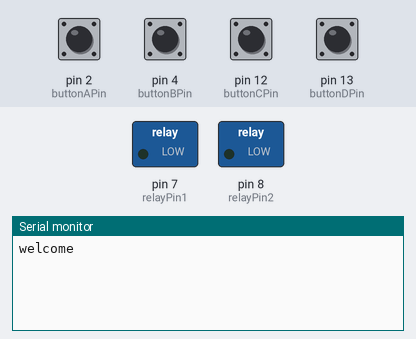
Recording of a sketch running on a simulated Arduino Uno, built with avr-gcc and run on an emulated ATmega328P. Shown: switched loads named in the sketch (green lamp = pin HIGH), the last lines printed to the serial monitor. Inputs (shaded band) come from the test bench; at power-on: pin 2 (buttonAPin), pin 4 (buttonBPin), pin 12 (buttonCPin), pin 13 (buttonDPin) HIGH. The local clock reads 2024-03-15 10:24:30 at power-on unless the sketch sets it.

Above: at 1.2 s.
1.3 s: pin 2 (buttonAPin) pulled LOW for 0.15 s
At 2.3 s:
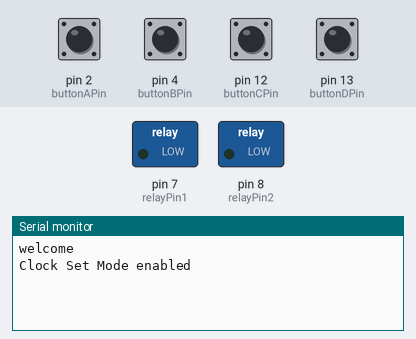
2.9 s: pin 4 (buttonBPin) pulled LOW for 0.15 s
At 3.5 s:
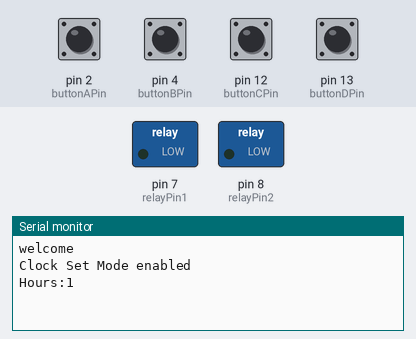
4.5 s: pin 12 (buttonCPin) pulled LOW for 0.15 s
At 5.7 s:
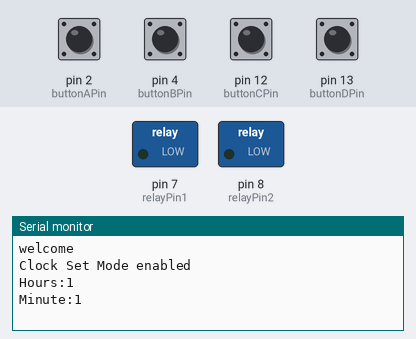
6.1 s: pin 13 (buttonDPin) pulled LOW for 0.15 s
At 7.3 s:
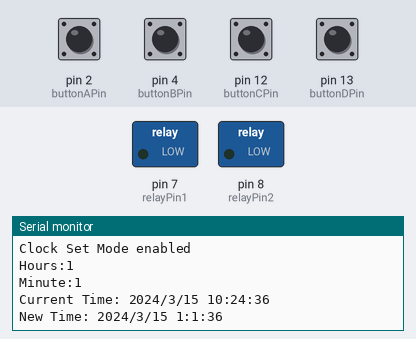
7.7 s: pin 2 (buttonAPin) pulled LOW for 1 s
At 8.4 s:
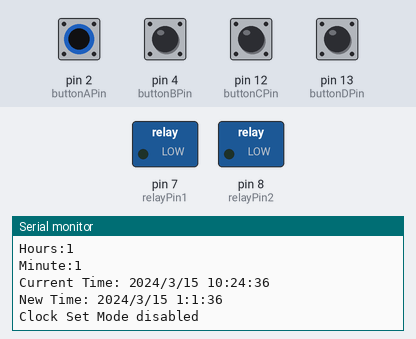
10.2 s: pin 2 (buttonAPin) driven LOW and pin 4 (buttonBPin) driven LOW and pin 12 (buttonCPin) driven LOW and pin 13 (buttonDPin) driven LOW
At 10.54 s:
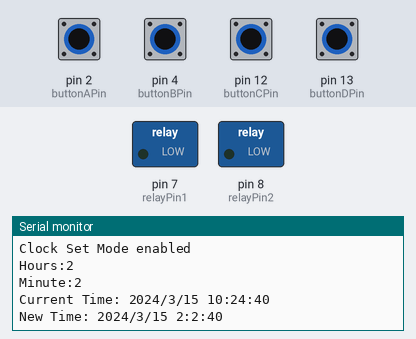
Timing chart, 0 to 13.2 s (numbered marks = the images above; inputs shaded):
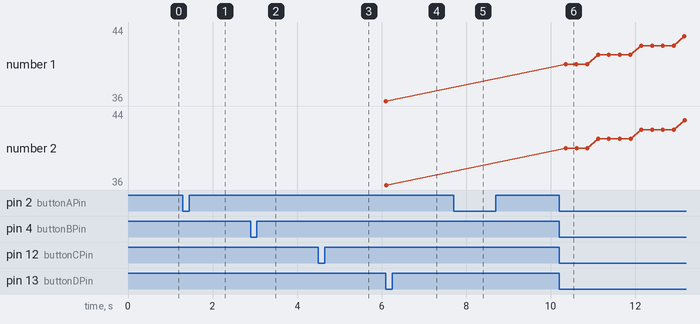

Measured:
- after the input at 1.3 s, the serial monitor: prints a new line at once (image 1)
- after the input at 2.9 s, the serial monitor: prints a new line at once (image 2)
- after the input at 4.5 s, the serial monitor: prints a new line at once (image 3)
- after the input at 6.1 s, the serial monitor: prints a new line at once (image 4)
- after the input at 7.7 s, the serial monitor: prints a new line at once (image 5)
- after the input at 10.2 s, the serial monitor: prints a new line at once (image 6)
- plotted number 1: 36 → 44 after the input at 10.2 s
- plotted number 2: 36 → 44 after the input at 10.2 s

The sketch:

rtc_new_interrupt.ino
```cpp
#include <RTClib.h>     // Include the RTClib library for real-time clock functionality

RTC_DS1307 rtc;          // Create an instance of the RTC_DS1307 class

const int relayPin1 = 7;
const int relayPin2 = 8;

const int buttonAPin = 2;
const int buttonBPin = 4;
const int buttonCPin = 12;
const int buttonDPin = 13;

bool clockSetMode = false;
bool progSetMode = false;
int hours = 0;
int Min = 0;


unsigned long debounceDelay = 50;
bool lastButtonStateA = HIGH;
bool lastButtonStateB = HIGH;
bool lastButtonStateC = HIGH;
bool lastButtonStateD = HIGH;

void setup() {
  Serial.begin(115200);
  pinMode(buttonAPin, INPUT);
  pinMode(buttonBPin, INPUT);
  pinMode(buttonCPin, INPUT);
  pinMode(buttonDPin , INPUT) ; // for time setting

  pinMode(relayPin1, OUTPUT);
  pinMode(relayPin2, OUTPUT);
  digitalWrite(buttonAPin, HIGH);
  digitalWrite(buttonBPin, HIGH);
  digitalWrite(buttonCPin, HIGH);
  digitalWrite(buttonDPin , HIGH);

   Serial.println("welcome");

  if (! rtc.begin()) {
    Serial.println("Couldn't find RTC");
    Serial.flush();
    while (1) delay(10);
  }

  if (! rtc.isrunning()) {
    Serial.println("RTC is NOT running, let's set the time!");
    rtc.adjust(DateTime(F(__DATE__), F(__TIME__)));

  }

}

void loop() {
   //DateTime now = rtc.now();


  // Check button A press
  if (digitalRead(buttonAPin) == LOW && lastButtonStateA == HIGH) {

    clockSetMode = !clockSetMode;
    Serial.println(clockSetMode ? "Clock Set Mode enabled" : "Clock Set Mode disabled");

    lastButtonStateA = LOW;
    delay(debounceDelay);

  } else if (digitalRead(buttonAPin) == HIGH) {
    lastButtonStateA = HIGH;
  }


  if (clockSetMode) {
    if (digitalRead(buttonBPin) == LOW && lastButtonStateB == HIGH) {
      hourIncrease();
      lastButtonStateB = LOW;
      delay(debounceDelay);
    }

    if (digitalRead(buttonCPin) == LOW && lastButtonStateC == HIGH) {
      MinIncrease();
      lastButtonStateC = LOW;
      delay(debounceDelay);
    }

    if (digitalRead(buttonDPin) == LOW && lastButtonStateD == HIGH) {
      adjustTimeOnRTC();
      delay(100);
      check_time();
      delay(100);

      lastButtonStateA = LOW;
      delay(debounceDelay);

  }
    // Reset button states
    if (digitalRead(buttonBPin) == HIGH) {
      lastButtonStateB = HIGH;
    }
    if (digitalRead(buttonCPin) == HIGH) {
      lastButtonStateC = HIGH;
    }

    if (digitalRead(buttonDPin) == HIGH) {
      lastButtonStateD = HIGH;
  }
  }


}

void hourIncrease() {
    hours ++;
    Serial.print("Hours:") ;
    Serial.println(hours);
    if (hours > 23) {
      hours = 0;
    }
}

void MinIncrease() {
    Min++;
    Serial.print("Minute:") ;
    Serial.println(Min);
    if (Min > 59) {
      Min = 0;
    }

}
void adjustTimeOnRTC() {
  DateTime currentTime = rtc.now();
  DateTime newTime = DateTime(currentTime.year(), currentTime.month(), currentTime.day(), hours, Min, currentTime.second());


  Serial.print("Current Time: ");
  Serial.print(currentTime.year());
  Serial.print("/");
  Serial.print(currentTime.month());
  Serial.print("/");
  Serial.print(currentTime.day());
  Serial.print(" ");
  Serial.print(currentTime.hour());
  Serial.print(":");
  Serial.print(currentTime.minute());
  Serial.print(":");
  Serial.println(currentTime.second());

   rtc.adjust(currentTime);

  Serial.print("New Time: ");
  Serial.print(newTime.year());
  Serial.print("/");
  Serial.print(newTime.month());
  Serial.print("/");
  Serial.print(newTime.day());
  Serial.print(" ");
  Serial.print(newTime.hour());
  Serial.print(":");
  Serial.print(newTime.minute());
  Serial.print(":");
  Serial.println(newTime.second());

  //rtc.adjust(newTime);


}


void activateRelay() {
  digitalWrite(relayPin1, HIGH);

  digitalWrite(relayPin2, HIGH);

}

void deactivateRelay() {
  digitalWrite(relayPin1, LOW);
  digitalWrite(relayPin2, LOW);
}


bool isMorning(DateTime newTime) {
  bool morning = (newTime.hour() >= 6 && newTime.hour() < 12);
  if (morning) {
    Serial.println("Good Morning");
  }
  return morning;
}

bool isNoon(DateTime newTime) {
  bool noon = (newTime.hour() >= 12 && newTime.hour() < 18);
  if (noon) {
    Serial.println("Good Afternoon");
  }
  return noon;
}

bool isEvening(DateTime newTime) {
  bool evening = (newTime.hour() >= 18 && newTime.hour() < 22);
  if (evening) {
    Serial.println("Good Evening");
  }
  return evening;
}


void check_time(){
    DateTime currentTime = rtc.now();
    DateTime newTime = DateTime(currentTime.year(), currentTime.month(), currentTime.day(), hours, Min, currentTime.second());

  bool morning = isMorning(newTime);
  bool noon = isNoon(newTime);
  bool evening = isEvening(newTime);

  if (morning) {
    activateRelay();
  }
  else if (morning) {
    activateRelay();
  }
  else if (evening) {
    deactivateRelay();
  }
}
```
